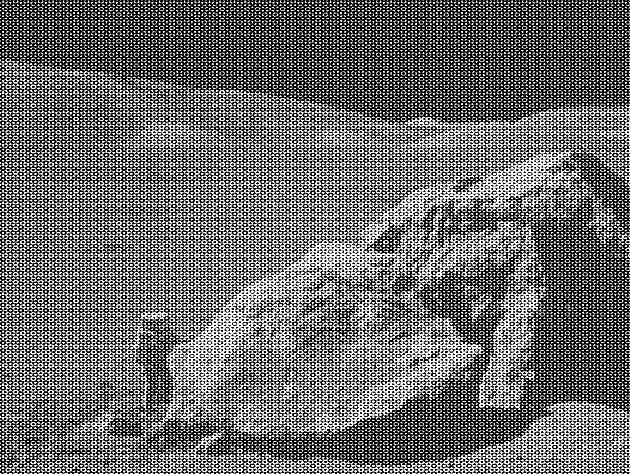
#> input picture pandas课件/5-scipy/moonlanding.png, 630 x 474 px
$ jupyter execute --allow-errors my_scipy.ipynb   (shell and % lines are left out)
#> lines starting #> are read from the running program, lines starting #| are printed output that depends on the picture
[cell 1]
import numpy as np
import scipy as sp

[cell 2]
# 读写wav无损音频文件
from scipy.io import wavfile

[cell 3]
# ifft2 inverse 反转
from scipy.fftpack import fft2,ifft2

[cell 4]
import matplotlib.pyplot as plt

[cell 5]
moon = plt.imread('./moonlanding.png')
#> moon is the input picture: shape (474, 630) float32; min 0, max 1, mean 0.424

[cell 6]
moon.shape
#> Out = (474, 630)

[cell 7]
plt.figure(figsize=(12,9))
plt.imshow(moon,cmap=plt.cm.gray)

[cell 8]
# 傅里叶变换：由时域---------》频域
# 将事物转换成本质。
# 比如一个数 是由方程组成的，
# 物理世界中 一个物体 都是由固定基本的元素组成
# 一首音乐 由基本普调组成
# 透过事物的表象看本质 就是傅里叶变换

[cell 9]
moon_ftt2=fft2(moon)
# 得到的结果数组中 是波动情况
moon_ftt2

[cell 10]
np.abs(moon_ftt2)

[cell 11]
# 对数据求绝对值，然后求平均波动值
np.abs(moon_ftt2).mean()
#> Out = 51.19

[cell 12]
# 过滤掉波动值比较大的数据
# 自定义大于10倍平均值波动，波动比较大，过滤掉
# 500
cond=np.abs(moon_ftt2)>500
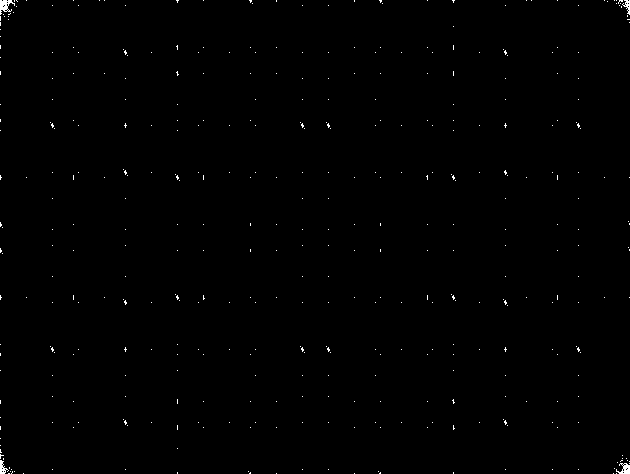
#> cond: shape (474, 630) bool; 0.37% white in thin lines or dots

[cell 13]
moon_ftt2[cond]=0

[cell 14]
# 将频域--------->时域（肉眼可见的图片）
moon_result=ifft2(moon_ftt2)

[cell 15]
# real方法 是将虚数转成实数
moon2 = np.real(moon_result)
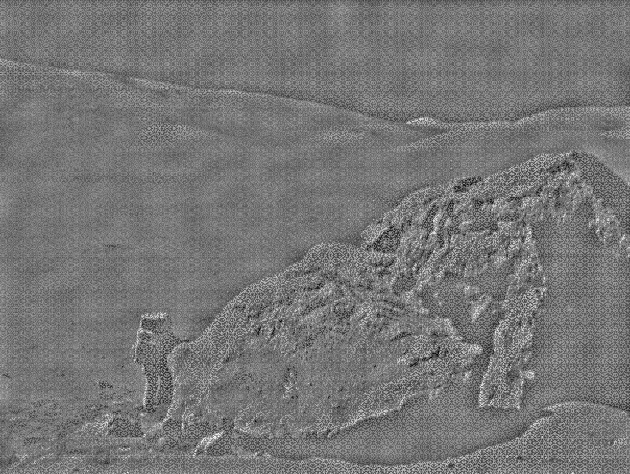
#> moon2: shape (474, 630) float32; min -0.601, max 0.693, mean 1.02e-10; drawn with min black and max white
moon2.shape
#> Out = (474, 630)

[cell 16]
plt.figure(figsize=(12,9))
plt.imshow(moon2,cmap=plt.cm.gray)

[cell 17]
moon3 = np.abs(moon2)
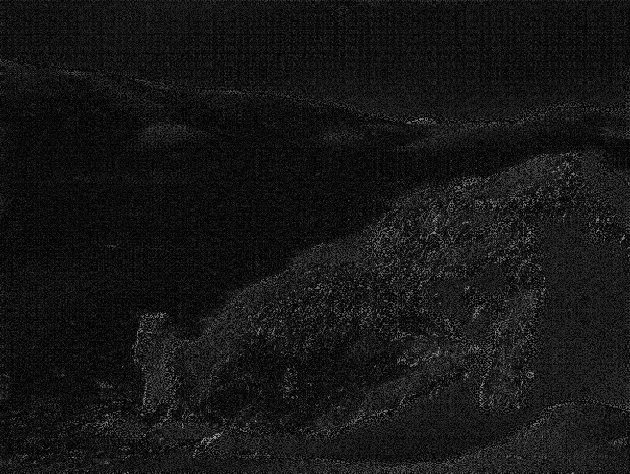
#> moon3: shape (474, 630) float32; min 6.11e-07, max 0.693, mean 0.0885

[cell 18]
# x2+y2=1是一个圆
c=lambda x:(1-x**2)**0.5

[cell 19]
x=np.linspace(-1,1,100)
y=c(x)

[cell 20]
plt.figure(figsize=(5,5))
plt.plot(x,y)
plt.plot(x,-y)
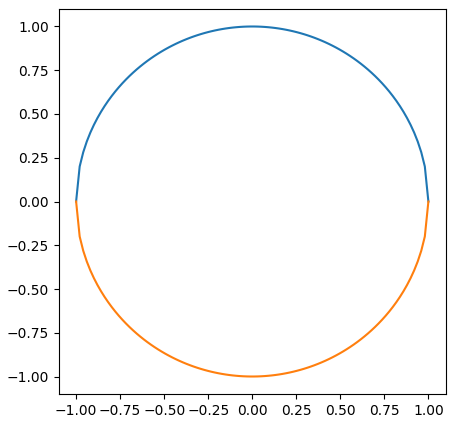
#> figure drawn by matplotlib, 1 panel; curve peaks at x = -0.0101, y = 1; curve peaks at x = -1, y = 0

[cell 21]
# 求半圆的面积 可以用微积分 f -1到1  c(x)*x
from scipy import integrate

[cell 22]
# 半圆面积，圆周率一半
integrate.quad(c,-1,1)

[cell 23]
1.5707963267948986*2

# 插值

[cell 24]
# 线性插值
from scipy import interp
from scipy.interpolate import lagrange

[cell 25]
x=np.linspace(0,2*np.pi,10)
y=np.sin(x)

[cell 26]
plt.plot(x,y,marker='o')
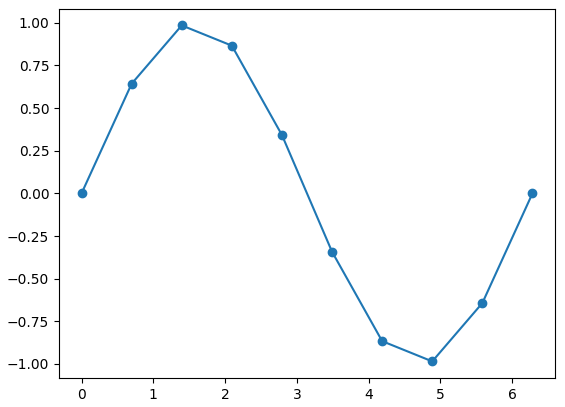
#> figure drawn by matplotlib, 1 panel; curve peaks at x = 1.4, y = 0.985

$ run again, with pandas课件/5-scipy/cat.jpg saved as pandas课件/5-scipy/moonlanding.png
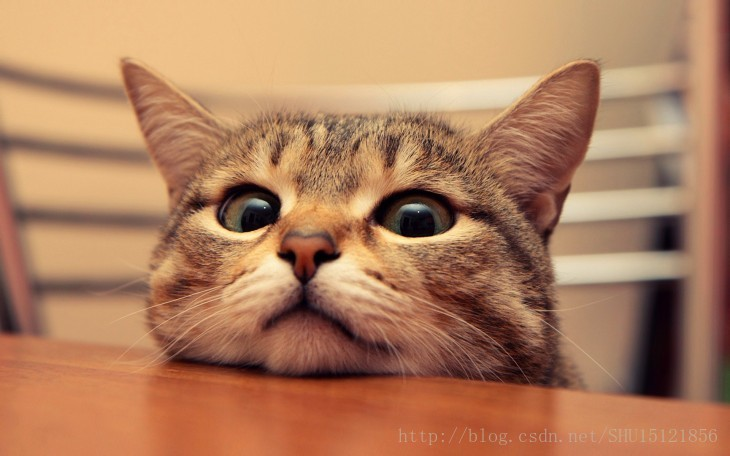
#> input picture pandas课件/5-scipy/cat.jpg, 730 x 456 px
#> moon is the input picture: shape (456, 730, 3) float32; mean R, G, B 0.689, 0.497, 0.369
#> `np.abs(moon_ftt2).mean()`: Out = 2.45
#> `[cell 16] plt.figure(figsize=(12,9)) plt.imshow(moon2,cmap=plt.cm.gray)`:
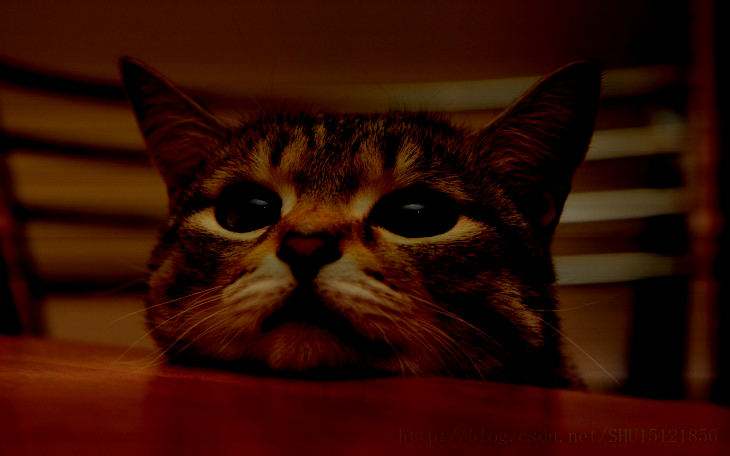
#> shown: shape (456, 730, 3) float32; mean R, G, B 0.192, 0.0505, 0.00711
#> `moon3 = np.abs(moon2)`:
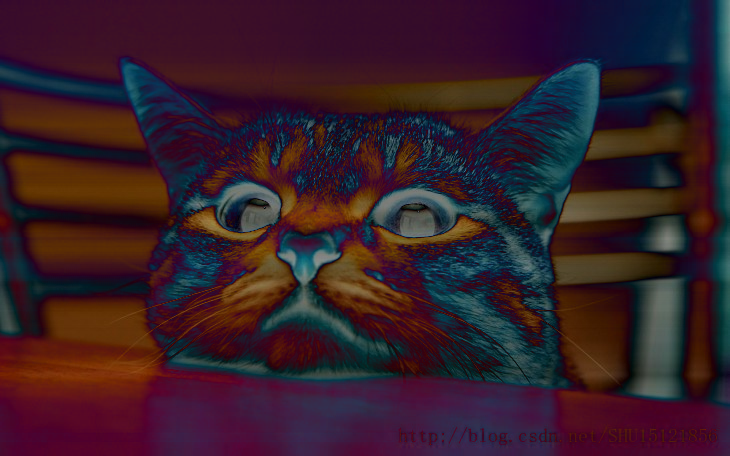
#> moon3: shape (456, 730, 3) float32; mean of channels 0, 1, 2 0.214, 0.122, 0.164; drawn as R, G, B
